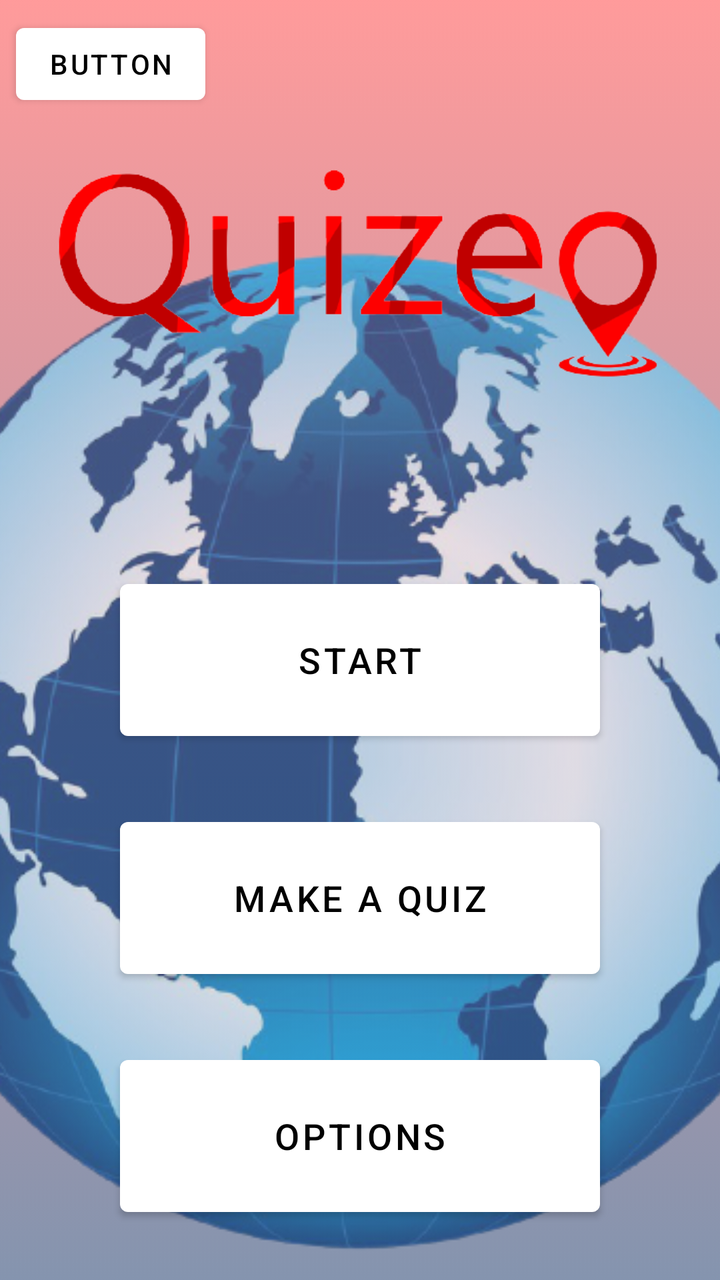
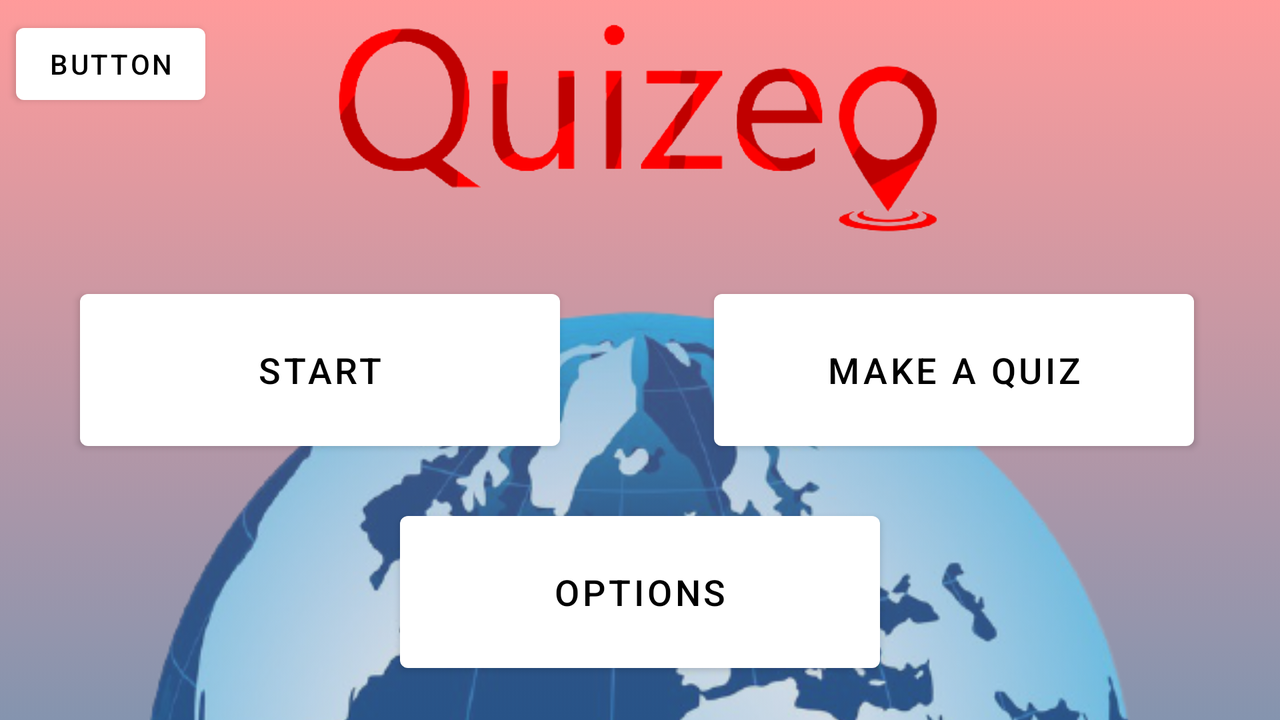

Two renders of one Android screen. The first uses the default layout on a phone; the second uses the alternative layout the repository ships for a different screen configuration, on a matching device. The two XML files are below.
<!-- AndroidManifest.xml: application theme Theme.Quizeo -->
<!-- res/layout/homescreen.xml -->
<?xml version="1.0" encoding="utf-8"?>
<androidx.constraintlayout.widget.ConstraintLayout xmlns:android="http://schemas.android.com/apk/res/android"
    xmlns:app="http://schemas.android.com/apk/res-auto"
    xmlns:tools="http://schemas.android.com/tools"
    android:layout_width="match_parent"
    android:layout_height="match_parent"
    android:background="@drawable/gradient"
    tools:context=".MainActivity">

    <ImageView
        android:id="@+id/imageView4"
        android:layout_width="528dp"
        android:layout_height="528dp"
        android:contentDescription="@string/globe"
        android:alpha="0.7"
        android:src="@drawable/globe2_removebg_preview"
        app:layout_constraintBottom_toBottomOf="parent"
        app:layout_constraintEnd_toEndOf="parent"
        app:layout_constraintStart_toStartOf="parent" />

    <ImageView
        android:id="@+id/imageView"
        android:layout_width="356dp"
        android:layout_height="273dp"
        android:contentDescription="@string/logo"
        android:src="@drawable/logo"
        android:visibility="visible"
        app:layout_constraintEnd_toEndOf="parent"
        app:layout_constraintHorizontal_bias="0.49"
        app:layout_constraintStart_toStartOf="parent"
        app:layout_constraintTop_toTopOf="parent" />

    <Button
        android:id="@+id/buttonStartQuiz"
        android:layout_width="240dp"
        android:layout_height="88dp"
        android:layout_marginTop="85dp"
        android:text="@string/start"
        android:textSize="18sp"
        app:layout_constraintBottom_toTopOf="@+id/buttonMakeQuiz"
        app:layout_constraintEnd_toEndOf="parent"
        app:layout_constraintStart_toStartOf="parent"
        app:layout_constraintTop_toBottomOf="@+id/imageView" />

    <Button
        android:id="@+id/buttonMakeQuiz"
        android:layout_width="240dp"
        android:layout_height="88dp"
        android:layout_marginTop="31dp"
        android:text="@string/make"
        android:textSize="18sp"
        app:layout_constraintBottom_toTopOf="@+id/buttonOptions"
        app:layout_constraintEnd_toEndOf="parent"
        app:layout_constraintStart_toStartOf="parent"
        app:layout_constraintTop_toBottomOf="@+id/buttonStartQuiz" />

    <Button
        android:id="@+id/buttonOptions"
        android:layout_width="240dp"
        android:layout_height="88dp"
        android:layout_marginTop="31dp"
        android:layout_marginBottom="100dp"
        android:text="@string/options"
        android:textSize="18sp"
        app:layout_constraintBottom_toBottomOf="parent"
        app:layout_constraintEnd_toEndOf="parent"
        app:layout_constraintStart_toStartOf="parent"
        app:layout_constraintTop_toBottomOf="@+id/buttonMakeQuiz" />

    <ImageView
        android:id="@+id/exitIconHome"
        android:layout_width="32dp"
        android:layout_height="32dp"
        android:contentDescription="@string/exit"
        android:layout_marginTop="25dp"
        android:layout_marginEnd="25dp"
        android:alpha="0.5"
        android:src="@drawable/exit"
        android:clickable="true"
        android:focusable="true"
        android:onClick="exitClick"
        app:layout_constraintEnd_toEndOf="parent"
        app:layout_constraintTop_toTopOf="parent" />

    <Button
        android:id="@+id/button"
        android:layout_width="wrap_content"
        android:layout_height="wrap_content"
        android:layout_marginStart="8dp"
        android:layout_marginTop="8dp"
        android:onClick="test"
        android:text="Button"
        app:layout_constraintStart_toStartOf="parent"
        app:layout_constraintTop_toTopOf="parent" />

</androidx.constraintlayout.widget.ConstraintLayout>
<!-- resources referenced by this layout -->
<resources>
  <!-- drawable globe2_removebg_preview: png bitmap (drawable, 285513 bytes) -->
  <!-- drawable gradient (drawable) -->
  <?xml version="1.0" encoding="utf-8"?>
  <selector xmlns:android="http://schemas.android.com/apk/res/android">
      <item>
          <shape>
              <gradient
                  android:startColor="@color/red"
                  android:endColor="@color/blue"
                  android:angle="270">
              </gradient>
          </shape>
      </item>
  </selector>
  <!-- drawable logo: png bitmap (drawable, 36026 bytes) -->
  <string name="exit">exit icon</string>
  <string name="globe">background globe</string>
  <string name="logo">logo of the app</string>
  <string name="make">Make a Quiz</string>
  <string name="options">Options</string>
  <string name="start">Start</string>
  <style name="Theme.Quizeo" parent="Theme.MaterialComponents.DayNight.NoActionBar">
          
          <item name="colorPrimary">@color/white</item>
          <item name="colorPrimaryVariant">@color/redd</item>
          <item name="colorOnPrimary">@color/black</item>
          
          <item name="colorSecondary">@color/gray</item>
          <item name="colorSecondaryVariant">@color/teal_700</item>
          <item name="colorOnSecondary">@color/black</item>
          
          <item name="android:statusBarColor" tools:targetApi="l">?attr/colorPrimaryVariant</item>
          
      </style>
  <color name="red">#99FF5858</color>
  <color name="blue">#99334D79</color>
  <color name="white">#FFFFFFFF</color>
  <color name="redd">#700000</color>
  <color name="black">#FF000000</color>
  <color name="gray">#707070</color>
  <color name="teal_700">#FF018786</color>
</resources>
<!-- res/layout-land/homescreen.xml (the repository's variant of the layout above) -->
<!-- drawn on the phone turned sideways -->
<?xml version="1.0" encoding="utf-8"?>
<androidx.constraintlayout.widget.ConstraintLayout xmlns:android="http://schemas.android.com/apk/res/android"
    xmlns:app="http://schemas.android.com/apk/res-auto"
    xmlns:tools="http://schemas.android.com/tools"
    android:layout_width="match_parent"
    android:layout_height="match_parent"
    android:background="@drawable/gradient"
    tools:context=".MainActivity">

    <ImageView
        android:id="@+id/imageView4"
        android:layout_width="528dp"
        android:layout_height="528dp"
        android:alpha="0.7"
        android:contentDescription="@string/globe"
        android:src="@drawable/globe2_removebg_preview"
        app:layout_constraintEnd_toEndOf="parent"
        app:layout_constraintStart_toStartOf="parent"
        app:layout_constraintTop_toTopOf="@+id/buttonMakeQuiz" />

    <ImageView
        android:id="@+id/imageView"
        android:layout_width="356dp"
        android:layout_height="273dp"
        android:layout_marginBottom="160dp"
        android:contentDescription="@string/logo"
        android:src="@drawable/logo"
        android:visibility="visible"
        app:layout_constraintBottom_toBottomOf="parent"
        app:layout_constraintEnd_toEndOf="parent"
        app:layout_constraintStart_toStartOf="parent" />

    <Button
        android:id="@+id/buttonStartQuiz"
        android:layout_width="240dp"
        android:layout_height="88dp"
        android:layout_marginEnd="320dp"
        android:layout_marginBottom="23dp"
        android:text="@string/start"
        android:textSize="18sp"
        app:layout_constraintBottom_toTopOf="@+id/buttonOptions"
        app:layout_constraintEnd_toEndOf="parent"
        app:layout_constraintStart_toStartOf="parent" />

    <Button
        android:id="@+id/buttonMakeQuiz"
        android:layout_width="240dp"
        android:layout_height="88dp"
        android:layout_marginStart="77dp"
        android:layout_marginBottom="23dp"
        android:text="@string/make"
        android:textSize="18sp"
        app:layout_constraintBottom_toTopOf="@+id/buttonOptions"
        app:layout_constraintStart_toEndOf="@+id/buttonStartQuiz" />

    <Button
        android:id="@+id/buttonOptions"
        android:layout_width="240dp"
        android:layout_height="88dp"
        android:layout_marginBottom="20dp"
        android:text="@string/options"
        android:textSize="18sp"
        app:layout_constraintBottom_toBottomOf="parent"
        app:layout_constraintEnd_toEndOf="parent"
        app:layout_constraintStart_toStartOf="parent" />

    <ImageView
        android:id="@+id/exitIconHome"
        android:layout_width="32dp"
        android:layout_height="32dp"
        android:contentDescription="@string/exit"
        android:layout_marginTop="25dp"
        android:layout_marginEnd="25dp"
        android:alpha="0.5"
        android:src="@drawable/exit"
        android:clickable="true"
        android:focusable="true"
        android:onClick="exitClick"
        app:layout_constraintEnd_toEndOf="parent"
        app:layout_constraintTop_toTopOf="parent" />

    <Button
        android:id="@+id/button"
        android:layout_width="wrap_content"
        android:layout_height="wrap_content"
        android:layout_marginStart="8dp"
        android:layout_marginTop="8dp"
        android:onClick="test"
        android:text="Button"
        app:layout_constraintStart_toStartOf="parent"
        app:layout_constraintTop_toTopOf="parent" />

</androidx.constraintlayout.widget.ConstraintLayout>
